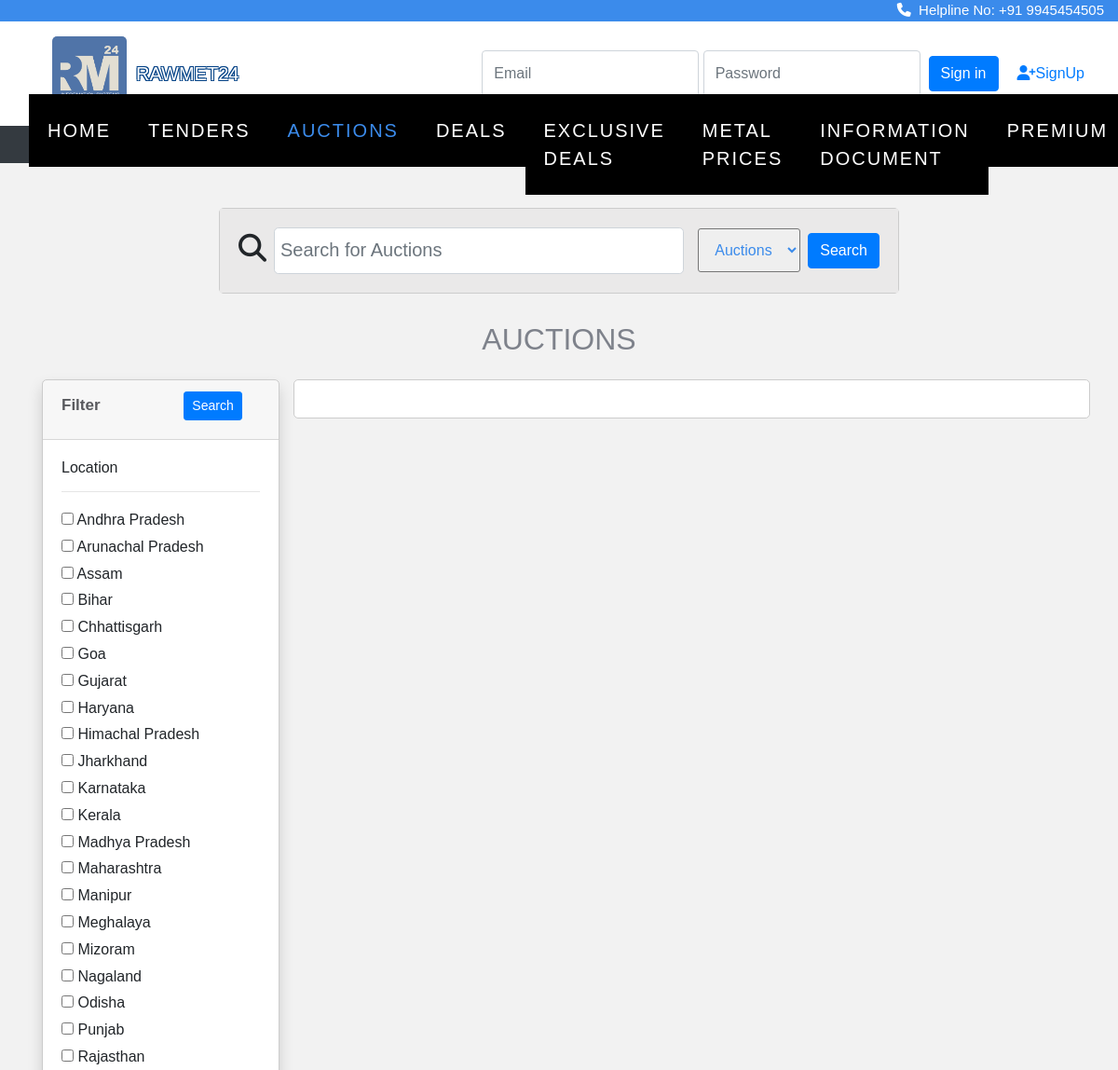
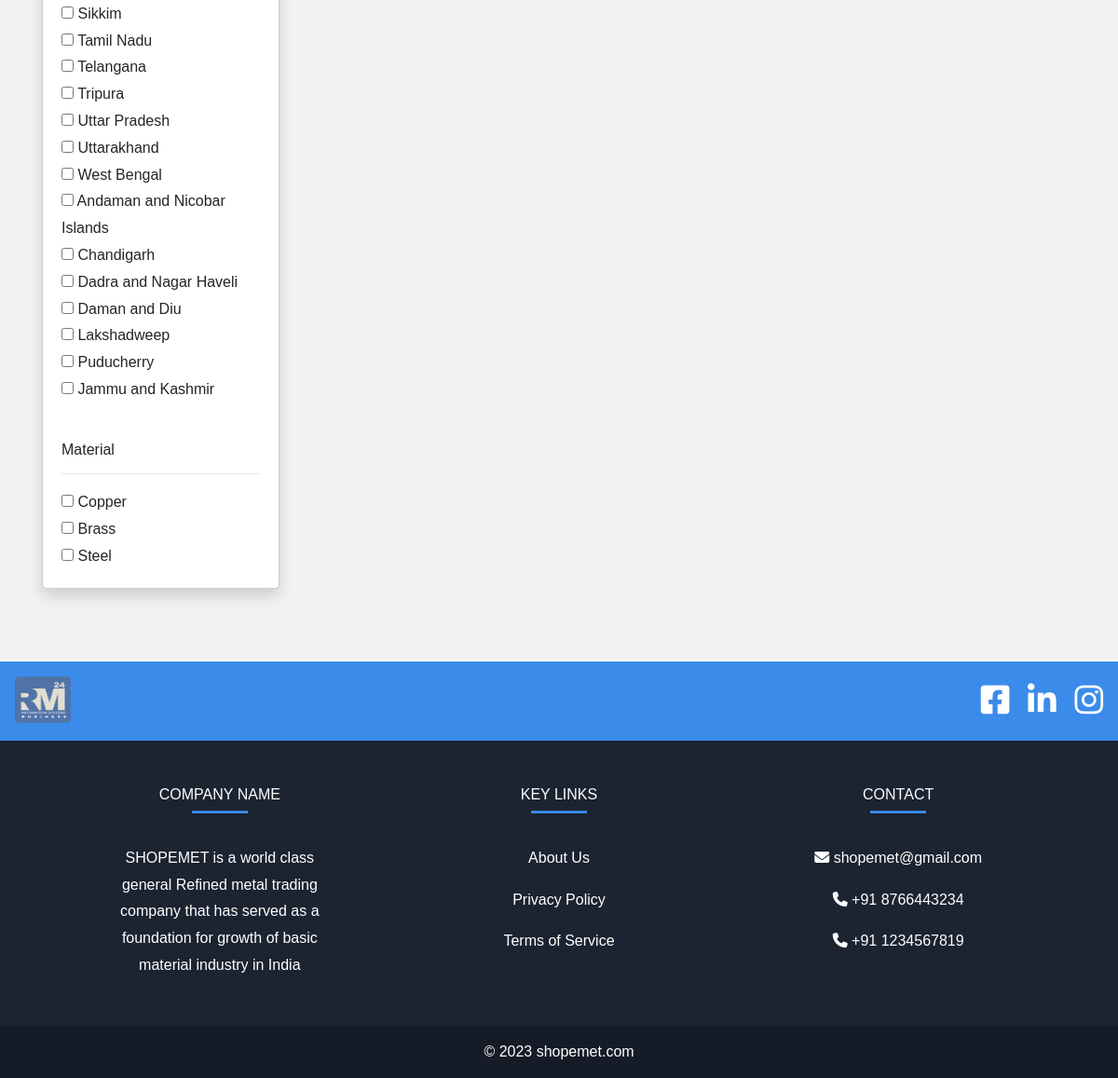
The app's page /tender/auction_search.php with its own data (2 pictures, top to bottom).
### tables this page shows
CREATE TABLE `location` (
  `state_id` int(11) NOT NULL,
  `state_name` varchar(50) DEFAULT NULL
);

### tender/auction_search.php (the view, shortened to what this page needs)
<?php
include "connect.php";
?>
<!doctype html>
<html lang="en">
  <head>
    <link rel="stylesheet" href="https://cdn.jsdelivr.net/npm/bootstrap@4.0.0/dist/css/bootstrap.min.css">
<link rel="stylesheet" href="https://stackpath.bootstrapcdn.com/font-awesome/4.7.0/css/font-awesome.min.css">
<link rel="stylesheet" href="https://cdnjs.cloudflare.com/ajax/libs/font-awesome/4.7.0/css/font-awesome.min.css">
<link rel="stylesheet" href="css/style.css">
<link rel="stylesheet" href="css/_buttons.scss">
<link rel="stylesheet" href="css/buttons.scss">
<link rel="stylesheet" href="css/auction.css">
<link rel="stylesheet" href="css/reboot.scss">
<link rel="stylesheet" href="dropdown.css">
<link rel="stylesheet" href="https://cdnjs.cloudflare.com/ajax/libs/font-awesome/6.4.0/css/all.min.css">
<link href='https://unpkg.com/boxicons@2.1.4/css/boxicons.min.css' rel='stylesheet'>
<link rel="stylesheet" href="https://cdnjs.cloudflare.com/ajax/libs/font-awesome/4.7.0/css/font-awesome.min.css">
<link rel="stylesheet" type="text/css" href="https://stackpath.bootstrapcdn.com/bootstrap/4.4.1/css/bootstrap.min.css">
<link rel="stylesheet" type="text/css" href="https://pixinvent.com/stack-responsive-bootstrap-4-admin-template/app-assets/css/bootstrap-extended.min.css">
<link rel="stylesheet" type="text/css" href="https://pixinvent.com/stack-responsive-bootstrap-4-admin-template/app-assets/fonts/simple-line-icons/style.min.css">
</head>
</head>
<body>
<div class="strip">
  <a href="#"><i class="fa-solid fa-phone"></i>&nbsp Helpline No: +91 9945454505</a>
</div>
<section class="ftco-section" style="padding-top: 5px;">
<section
           class="d-flex justify-content-between p-3"
           style="background-color:white"
           >
    <div class="me-5">
      <img src="image/rawmetlogo.jpeg" width="80px" height="auto" style="border-radius: 5px; margin-left: 40px;">
    </div>&nbsp <p style=" position:absolute; margin-left:130px; margin-top: 25px;" class="tft desktop-view">RAWMET24</p>
    <?php
       if(!isset($_SESSION['buyer_name'])){
       ?>
         <form class="form-inline" action="verify.php" method="post">
           <input type="email" class="form-control" name="email" placeholder="Email" name="email">
           <input type="password" class="form-control" name="password" placeholder="Password" name="pswd">&nbsp&nbsp
           <br>
           <button class="btn btn-primary" type="submit">Sign in</button>
           <a href="signup.html" style="font-size: medium; padding: 20px; ">
             <i class="fa-solid fa-user-plus"></i>SignUp
           </a>
         </form>
<?php
} ?>
</section>
<nav class="navbar navbar-expand-lg navbar-dark ftco_navbar bg-dark ftco-navbar-light" id="ftco-navbar">
<div class="container-fluid">
<div class="collapse navbar-collapse" id="ftco-nav">
<ul class="navbar-nav m-auto">
<li class="nav-item "><a href="home.php" class="nav-link">Home</a></li>
<li class="nav-item "><a href="tender.php" class="nav-link">Tenders</a></li>
<li class="nav-item active "><a href="auction.php" class="nav-link">Auctions</a></li>
<li class="nav-item "><a href="deals.php" class="nav-link">Deals</a></li>
<li class="nav-item"><a href="exclusivedeals.php" class="nav-link">Exclusive Deals</a></li>
<li class="nav-item"><a href="metalsearch.php" class="nav-link">Metal Prices</a></li>
<li class="nav-item"><a href="info_page.php" class="nav-link">Information Document</a></li>
<li class="nav-item"><a href="price.html" class="nav-link">Premium</a></li>
</ul>
</div>
</div>
</nav>
</section>
<section class="home">
<br><br>
<div class="container">
<div class="row ">
  <div class="col-12 col-md-10 col-lg-8">
      <div class="card card-sm">
        <div class="card-body row no-gutters align-items-center" style="background-color: #eae9e9;">
          <div class="col-auto">
            <i class="fa fa-search" style="font-size: 30px; margin-right: 8px;"></i>
          </div>
          <div class="col">
            <input class="form-control form-control-lg form-control-borderless" type="search" id="meterial"
              placeholder="Search for Auctions" style="padding:10px 0px 10px 6px; margin-right: 100px;">
          </div>
          <select name="sort" id="tender" style="padding:13px; margin-left: 15px; margin-right: 8px; border-radius:3px;"
            placeholder="Search ">
            <option value="auction">Auctions</option>
          </select>
          <div class="col-auto">
            <button class="btn btn-primary" onclick="myFunction()" type="submit">Search</button>
          </div>
        </div>
  </div>
</div>
</div>
</div>
 <center>
 <h2 style="color: #7e828b;">AUCTIONS</h2> </center>
    <div class="container">
        <div class="row">
            <div class="col-md-3">
                <form action="auction_search.php?l=" method="GET">
                    <div class="card shadow mt-3">
                        <div class="card-header">
                            <h5>Filter&nbsp&nbsp&nbsp&nbsp&nbsp&nbsp&nbsp&nbsp&nbsp&nbsp&nbsp&nbsp&nbsp&nbsp&nbsp&nbsp&nbsp&nbsp
                                <button type="submit" class="btn btn-primary btn-sm float-end" >Search</button>
                            </h5>
                        </div>
                        <div class="card-body">
                            <h6>Location</h6>
                            <hr>
                            <?php
                            $brand_query = "SELECT * FROM location";
                            $brand_query_run = mysqli_query($con, $brand_query);
                            if (mysqli_num_rows($brand_query_run) > 0) {
                                foreach ($brand_query_run as $locationlist) {
                                    ?>
                                    <div id="checkbox">
                                        <input type="checkbox" name="locations" value="<?= $locationlist['state_name']; ?>"
                                            ?>>
                                        <?= $locationlist['state_name']; ?>
                                    </div>
                                    <?php
                                }
                            } else {
                              echo "<div class='abc'>";
                              echo "No result is found";
                              echo "</div>";
                            }
                            ?>
                        </div>
                        <div class="card-body">
                            <h6>Material</h6>
                            <hr>
                            <?php
                            $brand_query = "SELECT DISTINCT material FROM auction";
                            $brand_query_run = mysqli_query($con, $brand_query);
                            if (mysqli_num_rows($brand_query_run) > 0) {
                                foreach ($brand_query_run as $materiallist) {
                                    ?>
                                    <div id="checkbox">
                                        <input type="checkbox" name="materials" value="<?= $materiallist['material']; ?>"
                                            ?>>
                                        <?= $materiallist['material']; ?>
                                    </div>
                                    <?php
                                }
                            } else {
                               echo "<div class='abc'>";
                                  echo "No result is found";
                                  echo "</div>";
                            }
                            ?>
                        </div>
                    </div>
                </form>
            </div>
            <div class="col-md-9 mt-3 desktop-view">
                    <div class="card card-body row">
               <div></section>
    <center style="color: #3b8beb;">
    <br><br>
    <center style="color: #3b8beb;">
<footer class="text-center text-lg-start text-white" style="background-color: #1c2331">
  <section class="d-flex justify-content-between p-3" style="background-color:#3b8beb">
    <div class="me-5">
      <img src="image/rawmetlogo.jpeg" width="60px" height="50px" style="border-radius: 5px;">
    </div>
    <div class="icon" style="font-size: 35px; padding-right: 0px;word-spacing: 10px;">
      <a href="" class="text-white me-4">
        <i class="fa-brands fa-square-facebook"></i>
      </a>
      <a href="" class="text-white me-4">
        <i class="fa-brands fa-linkedin"></i>
      </a>
      <a href="" class="text-white me-4">
        <i class="fa-brands fa-instagram"></i>
      </a>
    </div>
  </section>
  <section class="">
    <div class="container text-center text-md-start mt-5">
      <div class="row mt-3">
        <div class="col-md-3 col-lg-4 col-xl-3 mx-auto mb-4">
          <h6 class="text-uppercase fw-bold" style="color: #fff;">Company name</h6>
          <hr class="mb-4 mt-0 d-inline-block mx-auto" style="width: 60px; background-color: #3b8beb; height: 2px" />
          <p>
            SHOPEMET is a world class general Refined metal trading company that has served as a foundation for growth
            of basic material industry in India
          </p>
        </div>
        <div class="col-md-2 col-lg-2 col-xl-2 mx-auto mb-4">
          <h6 class="text-uppercase fw-bold" style="color: #fff;">Key links</h6>
          <hr class="mb-4 mt-0 d-inline-block mx-auto" style="width: 60px; background-color: #3b8beb; height: 2px" />
          <p>
            <a href="aboutus.php" class="text-white">About Us</a>
          </p>
          <p>
            <a href="policy.php" class="text-white">Privacy Policy</a>
          </p>
          <p>
            <a href="terms_" class="text-white">Terms of Service</a>
          </p>
        </div>
        <div class="col-md-4 col-lg-3 col-xl-3 mx-auto mb-md-0 mb-4">
          <h6 class="text-uppercase fw-bold" style="color: #fff;">Contact</h6>
          <hr class="mb-4 mt-0 d-inline-block mx-auto" style="width: 60px; background-color: #3b8beb; height: 2px" />
          <p><i class="fa fa-envelope" aria-hidden="true"></i> shopemet@gmail.com</p>
          <p><i class="fa fa-phone" aria-hidden="true"></i> +91 8766443234</p>
          <p><i class="fa fa-phone" aria-hidden="true"></i> +91 1234567819</p>
        </div>
      </div>
    </div>
  </section>
  <div class="text-center p-3" style="background-color: rgba(0, 0, 0, 0.2)">
    © 2023
    <a class="text-white" href="https://mdbootstrap.com/">shopemet.com</a>
  </div>
</footer>
</body>
</html>

### tender/css/auction.css (style rules this page uses)
.col-lg-4 { flex: 0 0 33.33333%; max-width: 33.33333%; position: relative; width: 100%; padding-right: 15px; padding-left: 15px; }
.d-flex { display: flex !important; }
.row { display: flex; flex-wrap: wrap; margin-right: -15px; margin-left: -15px; }
.card { margin-top: 0%; margin-bottom: 0%; }

### tender/auction_search.php (style rules this page uses)
body { font-family: Arial, Helvetica, sans-serif; }
.strip { width: 100%; background-color: #3b8beb; overflow: auto; }
.strip a { float: right; margin-right: 15px; padding-left: 10px; color: white; text-decoration: none; font-size: 15px; }
.card { border: 1px solid #ccc; border-radius: 5px; margin-bottom: 20px; }
h5 { font-size: 17px; font-family: 'Montserrat', sans-serif; color:#595a5e; font-weight: bold; }
.tft { color: white; font-size: 20px; text-shadow: -1px 1px 0 #004085, 1px 1px 0 #004085, 1px -1px 0 #004085, -1px -1px 0 #004085; }

### records on screen
location: state_name "Andhra Pradesh"
location: state_name "Arunachal Pradesh"
location: state_name "Assam"
location: state_name "Bihar"
location: state_name "Chhattisgarh"
location: state_name "Goa"
location: state_name "Gujarat"
location: state_name "Haryana"
location: state_name "Himachal Pradesh"
location: state_name "Jharkhand"
location: state_name "Karnataka"
location: state_name "Kerala"
location: state_name "Madhya Pradesh"
location: state_name "Maharashtra"
location: state_name "Manipur"
location: state_name "Meghalaya"
location: state_name "Mizoram"
location: state_name "Nagaland"
location: state_name "Odisha"
location: state_name "Punjab"
location: state_name "Rajasthan"
location: state_name "Sikkim"
location: state_name "Tamil Nadu"
location: state_name "Telangana"
location: state_name "Tripura"
location: state_name "Uttar Pradesh"
location: state_name "Uttarakhand"
location: state_name "West Bengal"
location: state_name "Andaman and Nicobar Islands"
location: state_name "Chandigarh"
location: state_name "Dadra and Nagar Haveli"
location: state_name "Daman and Diu"
location: state_name "Lakshadweep"
location: state_name "Puducherry"
location: state_name "Jammu and Kashmir"

### other values on screen
$materiallist['material'] "Copper"
$materiallist['material'] "Brass"
$materiallist['material'] "Steel"
